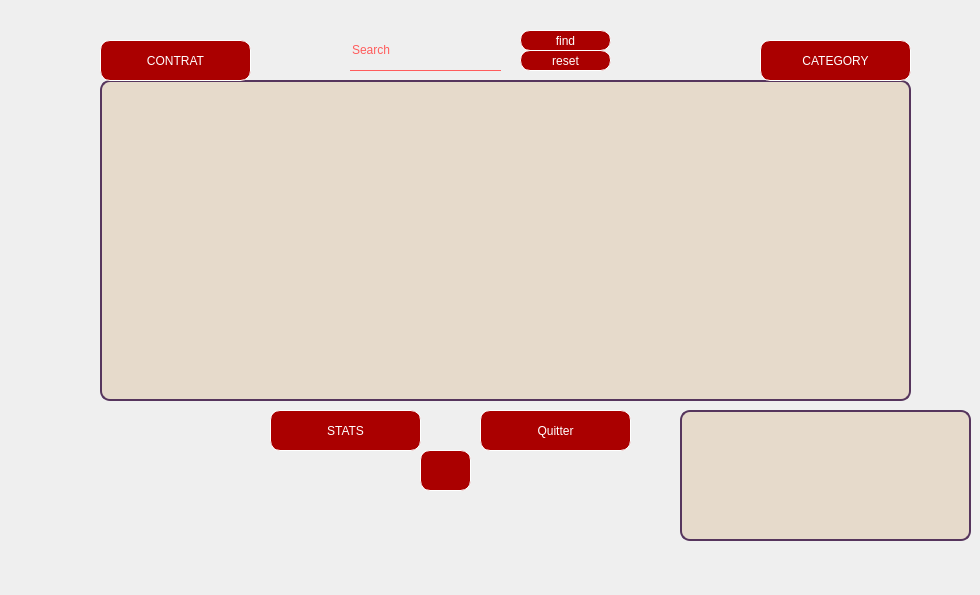
   <widget class="QWidget" name="tab_24">
    <attribute name="title">
     <string>AFFICHER</string>
    </attribute>
    <widget class="QLabel" name="label_39">
     <property name="geometry">
      <rect>
       <x>930</x>
       <y>0</y>
       <width>41</width>
       <height>61</height>
      </rect>
     </property>
     <property name="styleSheet">
      <string notr="true">
image: url(:/new/prefix1/422112051_685019823787946_3501015430639793139_n.png);</string>
     </property>
     <property name="text">
      <string/>
     </property>
    </widget>
    <widget class="QTableView" name="tableView">
     <property name="geometry">
      <rect>
       <x>100</x>
       <y>80</y>
       <width>811</width>
       <height>321</height>
      </rect>
     </property>
     <property name="contextMenuPolicy">
      <enum>Qt::NoContextMenu</enum>
     </property>
     <property name="acceptDrops">
      <bool>true</bool>
     </property>
     <property name="layoutDirection">
      <enum>Qt::LeftToRight</enum>
     </property>
     <property name="styleSheet">
      <string notr="true">background-color: rgb(230, 218, 203);
 font: 87 9pt &quot;Arial Black&quot;; 
  border-radius: 10px ; /* Arrondi dans tous les coins */
  border: 2px solid rgb(86, 53, 93); /* Bordure de la QLabel en couleur RGB spécifiée */   /*background-color: transparent;*/</string>
     </property>
     <attribute name="horizontalHeaderMinimumSectionSize">
      <number>50</number>
     </attribute>
     <attribute name="horizontalHeaderDefaultSectionSize">
      <number>180</number>
     </attribute>
     <attribute name="verticalHeaderMinimumSectionSize">
      <number>50</number>
     </attribute>
     <attribute name="verticalHeaderDefaultSectionSize">
      <number>70</number>
     </attribute>
    </widget>
    <widget class="QPushButton" name="ranking">
     <property name="geometry">
      <rect>
       <x>100</x>
       <y>40</y>
       <width>151</width>
       <height>41</height>
      </rect>
     </property>
     <property name="layoutDirection">
      <enum>Qt::RightToLeft</enum>
     </property>
     <property name="styleSheet">
      <string notr="true">QPushButton{
background-color: rgb(170, 0, 0);
border :1px solid rgb(255, 255, 255);
border-radius :10px;
color: #FFF;
padding-left: 20px;
padding-right:20px;

}

QPushButton::hover{
	font: 81 10pt &quot;Rockwell Extra Bold&quot;;
color:white;
border-radius:15px;
background:#45a8ff;

}</string>
     </property>
     <property name="text">
      <string>CONTRAT</string>
     </property>
    </widget>
    <widget class="QPushButton" name="pushButton_3">
     <property name="geometry">
      <rect>
       <x>480</x>
       <y>410</y>
       <width>151</width>
       <height>41</height>
      </rect>
     </property>
     <property name="styleSheet">
      <string notr="true">QPushButton{
background-color: rgb(170, 0, 0);
border :1px solid rgb(255, 255, 255);
border-radius :10px;
color: #FFF;
padding-left: 20px;
padding-right:20px;

}

QPushButton::hover{
	font: 81 10pt &quot;Rockwell Extra Bold&quot;;
color:white;
border-radius:15px;
background:#45a8ff;

}</string>
     </property>
     <property name="text">
      <string>Quitter</string>
     </property>
    </widget>
    <widget class="QPushButton" name="stats">
     <property name="geometry">
      <rect>
       <x>270</x>
       <y>410</y>
       <width>151</width>
       <height>41</height>
      </rect>
     </property>
     <property name="layoutDirection">
      <enum>Qt::RightToLeft</enum>
     </property>
     <property name="styleSheet">
      <string notr="true">QPushButton{
background-color: rgb(170, 0, 0);
border :1px solid rgb(255, 255, 255);
border-radius :10px;
color: #FFF;
padding-left: 20px;
padding-right:20px;

}

QPushButton::hover{
	font: 81 10pt &quot;Rockwell Extra Bold&quot;;
color:white;
border-radius:15px;
background:#45a8ff;

}</string>
     </property>
     <property name="text">
      <string>STATS</string>
     </property>
    </widget>
    <widget class="QPushButton" name="stats_2">
     <property name="geometry">
      <rect>
       <x>420</x>
       <y>450</y>
       <width>51</width>
       <height>41</height>
      </rect>
     </property>
     <property name="layoutDirection">
      <enum>Qt::RightToLeft</enum>
     </property>
     <property name="styleSheet">
      <string notr="true">QPushButton{
background-color: rgb(170, 0, 0);
border :1px solid rgb(255, 255, 255);
border-radius :10px;
color: #FFF;
padding-left: 20px;
padding-right:20px;

}

QPushButton::hover{
	font: 81 10pt &quot;Rockwell Extra Bold&quot;;
color:white;
border-radius:15px;
background:#45a8ff;

}</string>
     </property>
     <property name="text">
      <string/>
     </property>
     <property name="icon">
      <iconset>
       <normaloff>:/icons/feather/archive.svg</normaloff>:/icons/feather/archive.svg</iconset>
     </property>
     <property name="iconSize">
      <size>
       <width>50</width>
       <height>32</height>
      </size>
     </property>
    </widget>
    <widget class="QPushButton" name="ranking_2">
     <property name="geometry">
      <rect>
       <x>760</x>
       <y>40</y>
       <width>151</width>
       <height>41</height>
      </rect>
     </property>
     <property name="layoutDirection">
      <enum>Qt::RightToLeft</enum>
     </property>
     <property name="styleSheet">
      <string notr="true">QPushButton{
background-color: rgb(170, 0, 0);
border :1px solid rgb(255, 255, 255);
border-radius :10px;
color: #FFF;
padding-left: 20px;
padding-right:20px;

}

QPushButton::hover{
	font: 81 10pt &quot;Rockwell Extra Bold&quot;;
color:white;
border-radius:15px;
background:#45a8ff;

}</string>
     </property>
     <property name="text">
      <string>CATEGORY</string>
     </property>
    </widget>
    <widget class="QLineEdit" name="lineEdit_3">
     <property name="geometry">
      <rect>
       <x>350</x>
       <y>30</y>
       <width>151</width>
       <height>41</height>
      </rect>
     </property>
     <property name="styleSheet">
      <string notr="true">QLineEdit{
	font: 75 11pt &quot;MS Serif&quot;;
	
background:transparent;
border:none;
color:#ff5c5c;
	color: rgb(255, 92, 92);
border-bottom:1px solid #ff5c5c

}</string>
     </property>
     <property name="text">
      <string>Search</string>
     </property>
    </widget>
    <widget class="QPushButton" name="find">
     <property name="geometry">
      <rect>
       <x>520</x>
       <y>30</y>
       <width>91</width>
       <height>21</height>
      </rect>
     </property>
     <property name="layoutDirection">
      <enum>Qt::RightToLeft</enum>
     </property>
     <property name="styleSheet">
      <string notr="true">QPushButton{
background-color: rgb(170, 0, 0);
border :1px solid rgb(255, 255, 255);
border-radius :10px;
color: #FFF;
padding-left: 20px;
padding-right:20px;

}

QPushButton::hover{
	font: 81 10pt &quot;Rockwell Extra Bold&quot;;
color:white;
border-radius:15px;
background:#45a8ff;

}</string>
     </property>
     <property name="text">
      <string>find</string>
     </property>
    </widget>
    <widget class="QPushButton" name="reset_search">
     <property name="geometry">
      <rect>
       <x>520</x>
       <y>50</y>
       <width>91</width>
       <height>21</height>
      </rect>
     </property>
     <property name="layoutDirection">
      <enum>Qt::RightToLeft</enum>
     </property>
     <property name="styleSheet">
      <string notr="true">QPushButton{
background-color: rgb(170, 0, 0);
border :1px solid rgb(255, 255, 255);
border-radius :10px;
color: #FFF;
padding-left: 20px;
padding-right:20px;

}

QPushButton::hover{
	font: 81 10pt &quot;Rockwell Extra Bold&quot;;
color:white;
border-radius:15px;
background:#45a8ff;

}</string>
     </property>
     <property name="text">
      <string>reset</string>
     </property>
    </widget>
    <widget class="QLabel" name="ard_3">
     <property name="geometry">
      <rect>
       <x>220</x>
       <y>570</y>
       <width>56</width>
       <height>16</height>
      </rect>
     </property>
     <property name="text">
      <string/>
     </property>
    </widget>
    <widget class="QLabel" name="labelBPM">
     <property name="geometry">
      <rect>
       <x>680</x>
       <y>410</y>
       <width>291</width>
       <height>131</height>
      </rect>
     </property>
     <property name="styleSheet">
      <string notr="true">background-color: rgb(230, 218, 203);
 font: 87 9pt &quot;Arial Black&quot;; 
  border-radius: 10px ; /* Arrondi dans tous les coins */
  border: 2px solid rgb(86, 53, 93); /* Bordure de la QLabel en couleur RGB spécifiée */   /*background-color: transparent;*/
</string>
     </property>
     <property name="text">
      <string/>
     </property>
    </widget>
   </widget>
